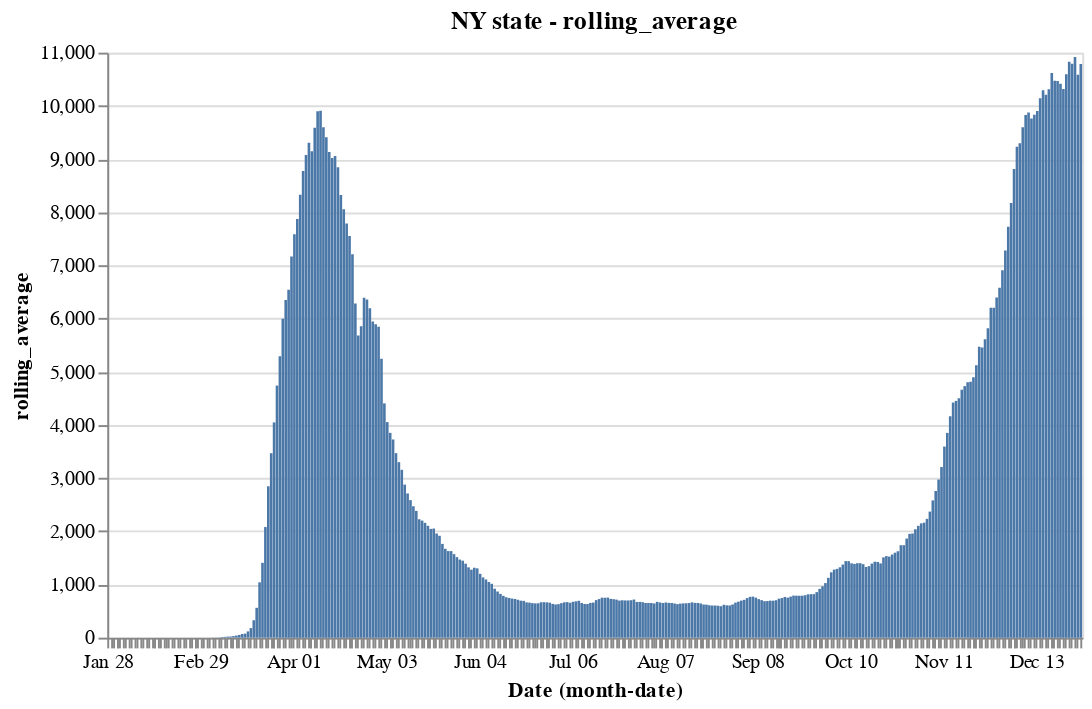

Here is the notebook cell this chart was saved with:
### Code cell
base_ny_total.encode(y='rolling_average').properties(title='NY state - rolling_average')

### Figure 1 — Vega-Lite specification as saved in the notebook (floating-point values rounded to 4 significant figures; data arrays with more than 128 entries replaced by an {"elided": "..."} marker saying what was removed)
{"config": {"view": {"continuousWidth": 400, "continuousHeight": 300}}, "data": {"name": "data-a96707cfc2e41baf3fd0944ef2c9042d"}, "mark": "bar", "encoding": {"x": {"type": "ordinal", "field": "Date", "timeUnit": "monthdate"}, "y": {"type": "quantitative", "field": "rolling_average"}}, "title": "NY state - rolling_average", "width": 500, "$schema": "https://vega.github.io/schema/vega-lite/v4.8.1.json", "datasets": {"data-a96707cfc2e41baf3fd0944ef2c9042d": {"elided": "342 records"}}}
